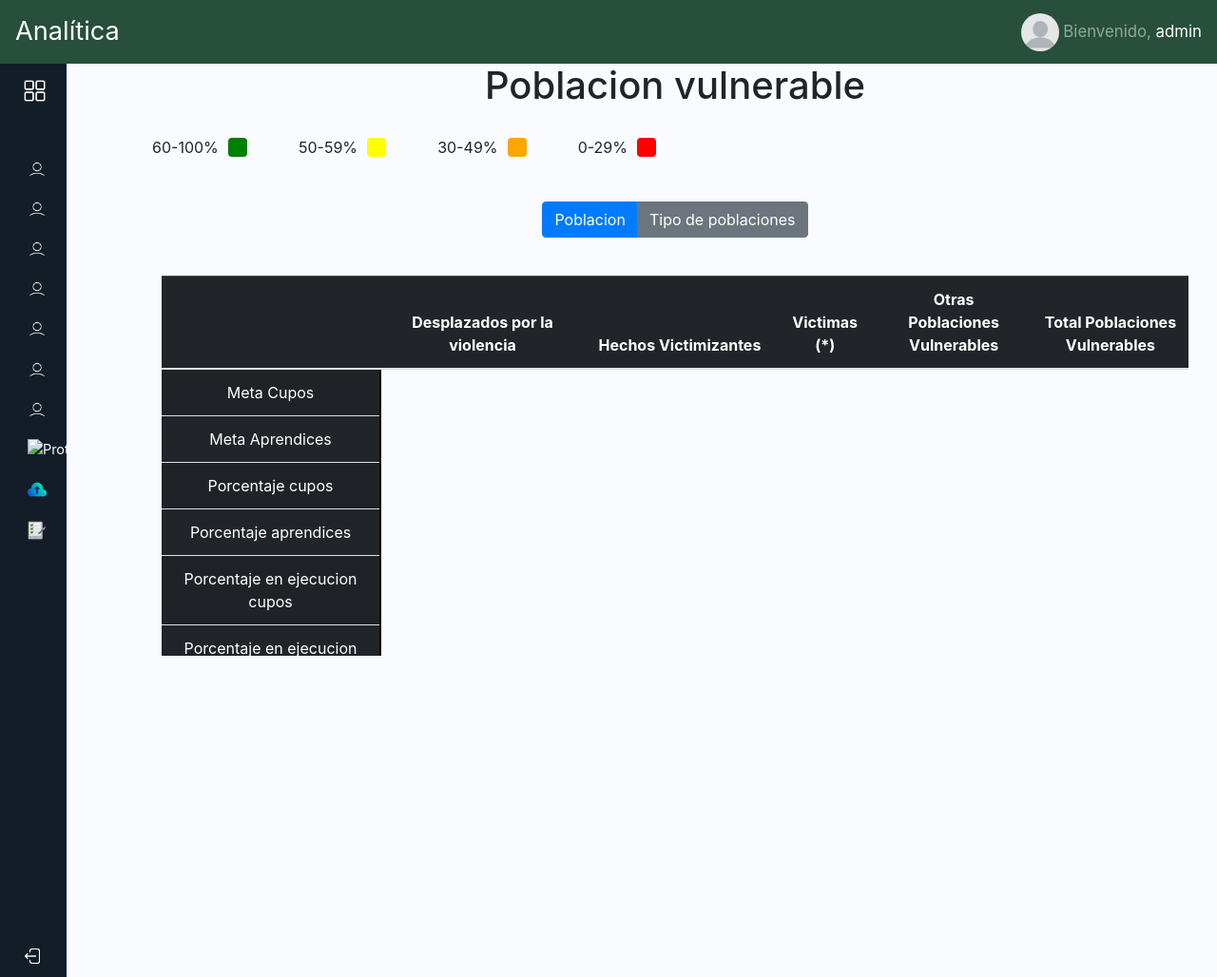
/poblacion_vulnerable_graficas/ (signed in), run on the app's committed database.
### apps/personas/models.py (models this page shows, shortened)
class Persona(AbstractBaseUser, PermissionsMixin):
    per_documento = models.IntegerField(primary_key=True)
    per_tipo_documento = models.CharField(max_length=100, choices=Tipo_documento.choices)
    email = models.EmailField(unique=True)
    per_nombres = models.CharField(max_length=60)
    per_apellidos = models.CharField(max_length=60)
    per_telefono = models.CharField(max_length=10)
    per_image = models.ImageField(upload_to='profile_pics/', null=True, blank=True, default='profile_pics/defecto.png')
    roles = models.ManyToManyField(Rol, through='Persona_rol')
    is_staff = models.BooleanField(default=False)
    is_active = models.BooleanField(default=True)
    is_superuser = models.BooleanField(default=False)
    USERNAME_FIELD = 'per_documento'
    REQUIRED_FIELDS = ['email', 'per_nombres']
    objects = UsuarioManage()

### apps/personas/views.py (the view)
# urls.py: path('poblacion_vulnerable_graficas/', views.Poblacion_vulnerable_graficas, name="poblacion_vulnerable_graficas"),
def Poblacion_vulnerable_graficas(request):
    datos_poblacion= Documento_vulnerables_poblaciones.objects.all()
    cupos = 'Cupos'
    aprendices = 'Aprendices'
    poblacion_cupos = datos_poblacion.filter(grupos_poblaciones=cupos)
    poblacion_aprendices = datos_poblacion.filter(grupos_poblaciones=aprendices)
    def porcentajes(valor):
        conversiones_de_porcentajes = []
        for poblaciones_cupos in valor:
            datos_porcentaje= poblaciones_cupos.porcentaje_ejecucion_poblaciones
            conversiones =datos_porcentaje * 100
            conversiones_de_porcentajes.append(conversiones)
        return conversiones_de_porcentajes
    conversiones_de_porcentajes_cupos = porcentajes(poblacion_cupos)
    conversiones_de_porcentajes_aprendices = porcentajes(poblacion_aprendices)
    def valores_grafica(valores):
        resultado = []
        for ejecucion in valores.values('ejecucion_poblaciones'):
           data_ejecucion = ejecucion['ejecucion_poblaciones']
           if isinstance(data_ejecucion, Decimal):
               data_ejecucion = float(data_ejecucion)
           resultado.append(data_ejecucion)
        return resultado
    def valores_grafica_meta(valores):
        resultado_meta = []
        for meta in valores.values('meta_2024_poblaciones'):
           data_meta = meta['meta_2024_poblaciones']
           if isinstance(data_meta, Decimal):
               data_meta = float(data_meta)
           resultado_meta.append(data_meta)
        return resultado_meta
    data_cupos_grafica = valores_grafica(poblacion_cupos)
    data_aprendices_grafica = valores_grafica(poblacion_aprendices)
    meta_cupos_grafica = valores_grafica_meta(poblacion_cupos)
    meta_aprendices_grafica = valores_grafica_meta(poblacion_aprendices)
    datos_grafica = data_cupos_grafica + data_aprendices_grafica
    meta_grafica = meta_cupos_grafica + meta_aprendices_grafica
    datos_tipo_poblacion= Documento_vulnerables_tipo_poblaciones.objects.all()
    cupos = 'Cupos'
    aprendices = 'Aprendices'
    tipo_poblacion_cupos = datos_tipo_poblacion.filter(grupo=cupos)
    tipo_poblacion_aprendices = datos_tipo_poblacion.filter(grupo=aprendices)
    def porcentajes_tipo_poblacion(valor):
        conversiones_de_porcentajes = []
        for tipo_poblaciones in valor:
            datos_porcentaje= tipo_poblaciones.porcentaje_ejecucion
            conversiones =datos_porcentaje * 100
            conversiones_de_porcentajes.append(conversiones)
        return conversiones_de_porcentajes
    conversiones_de_porcentajes_cupos_tipo_poblacion = porcentajes_tipo_poblacion(tipo_poblacion_cupos)
    conversiones_de_porcentajes_aprendices_tipo_poblacion = porcentajes_tipo_poblacion(tipo_poblacion_aprendices)
    def valores_grafica_tipo_poblaciones(valores):
        resultado = []
        for ejecucion in valores.values('ejecucion'):
           data_ejecucion = ejecucion['ejecucion']
           if isinstance(data_ejecucion, Decimal):
               data_ejecucion = float(data_ejecucion)
           resultado.append(data_ejecucion)
        return resultado
    def valores_grafica_meta_tipo_poblaciones(valores):
        resultado_meta = []
        for meta in valores.values('meta_2024'):
           data_meta = meta['meta_2024']
           if isinstance(data_meta, Decimal):
               data_meta = float(data_meta)
           resultado_meta.append(data_meta)
        return resultado_meta
    data_cupos_grafica_tipo_poblaciones = valores_grafica_tipo_poblaciones(tipo_poblacion_cupos)
    data_aprendices_grafica_tipo_poblaciones = valores_grafica_tipo_poblaciones(tipo_poblacion_aprendices)
    meta_cupos_grafica_tipo_poblaciones = valores_grafica_meta_tipo_poblaciones(tipo_poblacion_cupos)
    meta_aprendices_grafica_tipo_poblaciones= valores_grafica_meta_tipo_poblaciones(tipo_poblacion_aprendices)
    data_tipo_poblaciones = data_cupos_grafica_tipo_poblaciones + data_aprendices_grafica_tipo_poblaciones
    meta_tipo_poblaciones = meta_cupos_grafica_tipo_poblaciones + meta_aprendices_grafica_tipo_poblaciones
    context = {
        'poblacion_cupos':poblacion_cupos,
        'poblacion_aprendices':poblacion_aprendices,
        'conversiones_de_porcentajes_cupos':conversiones_de_porcentajes_cupos,
        'conversiones_de_porcentajes_aprendices':conversiones_de_porcentajes_aprendices,
        'datos_grafica':json.dumps(datos_grafica),
        'meta_grafica':json.dumps(meta_grafica),
        'tipo_poblacion_cupos':tipo_poblacion_cupos,
       'tipo_poblacion_aprendices':tipo_poblacion_aprendices,
       'conversiones_de_porcentajes_cupos_tipo_poblacion':conversiones_de_porcentajes_cupos_tipo_poblacion,
       'conversiones_de_porcentajes_aprendices_tipo_poblacion':conversiones_de_porcentajes_aprendices_tipo_poblacion,
       'data_tipo_poblaciones':json.dumps(data_tipo_poblaciones),
       'meta_tipo_poblaciones':json.dumps(meta_tipo_poblaciones)
    }
    return render(request,'Poblacion_vulnerable/poblacion_vulnerable_graficas.html',context)

### apps/personas/context_processors.py (called while the page is built)
def user_permissions_processor(request):
        if request.user.is_authenticated:
            user_roles = request.user.roles.all()
            user_permissions = set()
            for rol in user_roles:
                user_permissions.update(rol.permissions.values_list('codename', flat=True))
            perms_dict = {perm:True for perm in user_permissions}
        else:
            perms_dict = {}
        return{
            'perms' : perms_dict
        }

### templates/Poblacion_vulnerable/poblacion_vulnerable_graficas.html (shortened to what this page needs)
{% extends 'home.html' %}
{% block contenido %}
{%load static%}
<link rel="stylesheet" href="{% static 'bootstrap/css/general.css' %}">
<div class="main p-3">
    <div class="text-center">
        <div class="container">
            <h1 class="h1 mb-4">Poblacion vulnerable</h1>
            <div class="row align-items-center">
                <div class="col-md-6 mb-3 d-flex prueba">
                    <div class="meta">
                        60-100%
                        <div class="cuadro verde"></div>
                    </div>
                    <div class="meta">
                        50-59%
                        <div class="cuadro amarilla"></div>
                    </div>
                    <div class="meta">
                        30-49%
                        <div class="cuadro naranja"></div>
                    </div>
                    <div class="meta">
                        0-29%
                        <div class="cuadro roja"></div>
                    </div>
                </div>
            </div>
            <div class="container my-4">
                <div class="btn-group mb-3" role="group" aria-label="Basic example">
                    <button type="button" class="btn btn-primary" onclick="showChart('chart1','resultados_tabla')">Poblacion</button>
                    <button type="button" class="btn btn-secondary"  onclick="showChart('chart2','resultados_tabla2')" >Tipo de poblaciones</button>
                </div>
            </div>
            <div class="container">
                <div style="max-height: 400px; overflow-x: auto; overflow-y: auto;">
                    <table class="table table-striped table-hover data-table" id="resultados_tabla">
                        <thead class="table-dark">
                            <tr>
                                <th scope="col" style="min-width: 200px;" class="fixed-header"></th>
                                <th scope="col" style="min-width: 200px;" class="fixed-header">Desplazados por la violencia</th>
                                <th scope="col" style="min-width: 200px;" class="fixed-header">Hechos Victimizantes</th>
                                <th scope="col" style="min-width: 100px;" class="fixed-header">Victimas (*)</th>
                                <th scope="col" style="min-width: 100px;" class="fixed-header">Otras Poblaciones Vulnerables</th>
                                <th scope="col" style="min-width: 100px;" class="fixed-header">Total Poblaciones Vulnerables </th>
                            </tr>
                        </thead>
                        <tbody id="resultados">
                            <tr>
                                <td class="fixed-column">Meta Cupos</td>
                            </tr>
                            <tr>
                                <td class="fixed-column">Meta Aprendices</td>
                            </tr>
                            <tr>
                                <td class="fixed-column">Porcentaje cupos</td>
                            </tr>
                            <tr>
                                <td class="fixed-column">Porcentaje aprendices</td>
                            </tr>
                            <tr>
                                <td class="fixed-column">Porcentaje en ejecucion cupos</td>
                            </tr>
                            <tr>
                                <td class="fixed-column">Porcentaje en ejecucion aprendices</td>
                            </tr>
                        </tbody>
                    </table>
                </div>
             </div>
    </div>
</div>
{% endblock contenido %}

### templates/home.html (shortened to what this page needs)
<!DOCTYPE html>
<html lang="en">
<head>
    <link href="https://cdn.lineicons.com/4.0/lineicons.css" rel="stylesheet" />
    {%load static%}
    <link rel="stylesheet" href="{% static 'bootstrap/css/home.css'%}">
    <link rel="stylesheet" href="{% static 'bootstrap/css/navbar.css'%}">
    <link rel="stylesheet" href="{% static 'bootstrap/css/bootstrap.min.css'%}">
    <link href="https://stackpath.bootstrapcdn.com/bootstrap/4.5.2/css/bootstrap.min.css" rel="stylesheet">
</head>
<body>
    <nav class="navbar navbar-expand-lg navbar-dark navbar-custom fixed-top">
        <a class="navbar-brand" href="{% url 'personas:Home'%}">Analítica</a>
        <ul class="navbar-nav ml-auto">
            <li class="nav-item">
                {% if request.user.is_authenticated %}
                  <img src="{{ request.user.per_image.url}}" alt="Foto de perfil" class="rounded-circle" style="width: 40px; height: 40px;">
                <span class="navbar-text">Bienvenido, <a href="{% url 'personas:perfil'%}">{{ request.user.per_nombres }}</a></span>
                {% endif %}
            </li>
        </ul>
    </nav>
<section class="contenedor ">
    <div class="wrapper">
        <aside id="sidebar"  class="overflow-auto">
            <div class="d-flex">
                <button class="toggle-btn" type="button">
                    <img src="{% static 'bootstrap/img/menu.png' %}" alt="Protection Icon" style="width: 25px; height: 25px;">
                </button>
            </div>
            <ul class="sidebar-nav">
                {% if perms.can_view_admin_dashboard %}
                <li class="sidebar-item">
                    <a href="{% url 'administrador'%}" class="sidebar-link">
                        <img src="{% static 'bootstrap/img/usuario.png' %}" alt="Protection Icon" style="width: 20px; height: 20px;">
                    </a>
                </li>
                {% endif %}
                {% if perms.can_view_admin_dashboard %}
                <li class="sidebar-item">
                    <a href="{% url 'cores:modalidad_index'%}" class="sidebar-link">
                        <img src="{% static 'bootstrap/img/usuario.png' %}" alt="Protection Icon" style="width: 20px; height: 20px;">
                    </a>
                </li>
                {% endif %}
                {% if perms.can_view_admin_dashboard %}
                <li class="sidebar-item">
                    <a href="{% url 'cores:bilinguismo_index'%}" class="sidebar-link">
                        <img src="{% static 'bootstrap/img/usuario.png' %}" alt="Protection Icon" style="width: 20px; height: 20px;">
                    </a>
                </li>
                {% endif %}
                {% if perms.can_view_admin_dashboard %}
                <li class="sidebar-item">
                    <a href="{% url 'cores:centro_de_formacion_index'%}" class="sidebar-link">
                        <img src="{% static 'bootstrap/img/usuario.png' %}" alt="Protection Icon" style="width: 20px; height: 20px;">
                    </a>
                </li>
                {% endif %}
                {% if perms.can_view_admin_dashboard %}
                <li class="sidebar-item">
                    <a href="{% url 'cores:regional_index'%}" class="sidebar-link">
                        <img src="{% static 'bootstrap/img/usuario.png' %}" alt="Protection Icon" style="width: 20px; height: 20px;">
                    </a>
                </li>
                {% endif %}
                {% if perms.can_view_admin_dashboard %}
                <li class="sidebar-item">
                    <a href="{% url 'cores:nivel_formacion_index'%}" class="sidebar-link">
                        <img src="{% static 'bootstrap/img/usuario.png' %}" alt="Protection Icon" style="width: 20px; height: 20px;">
                    </a>
                </li>
                {% endif %}
                {% if perms.can_view_admin_dashboard %}
                <li class="sidebar-item">
                    <a href="{% url 'cores:meta_index'%}" class="sidebar-link">
                        <img src="{% static 'bootstrap/img/usuario.png' %}" alt="Protection Icon" style="width: 20px; height: 20px;">
                    </a>
                </li>
                {% endif %}
                {% if perms.can_view_admin_dashboard %}
                <li class="sidebar-item">
                    <a href="{% url 'cores:formacion_regular_index'%}" class="sidebar-link collapsed has-dropdown" data-bs-toggle="collapse"
                        data-bs-target="#multi" aria-expanded="false" aria-controls="multi">
                        <img src="{% static 'bootstrap/img/meta.png' %}" alt="Protection Icon" style="width: 20px; height: 20px;">
                    </a>
                </li>
                {% endif %}
                {% if perms.can_view_reporteador_dashboard %}
                <li class="sidebar-item">
                    <a href="#" class="sidebar-link collapsed has-dropdown" data-bs-toggle="collapse"
                       data-bs-target="#nuevo" aria-expanded="false" aria-controls="nuevo">
                        <img src="{% static 'bootstrap/img/carga-en-la-nube.png' %}" alt="Nuevo Icono" style="width: 20px; height: 20px;">
                    </a>
                </li>
                {% endif%}
                {% if perms.can_view_consulta_dashboard %}
                <li class="sidebar-item">
                    <a href="{% url 'cores:general'%}" class="sidebar-link collapsed has-dropdown" data-bs-toggle="collapse"
                        data-bs-target="#auth" aria-expanded="false" aria-controls="auth">
                        <img src="{% static 'bootstrap/img/reporte.png' %}" alt="Protection Icon" style="width: 20px; height: 20px;">
                    </a>
                </li>
                {% endif%}
            </ul>
            <div class="sidebar-footer">
                <a href="{% url 'personas:cierre_sesion'%}" class="sidebar-link">
                    <i><img src="{% static 'bootstrap/img/cerrar-sesion-icon.png' %}" alt="Protection Icon" style="    margin-left: -5px; width: 20px; height: 20px;"></i>
                </a>
            </div>
        </aside>
        {% block contenido%}
        {% endblock contenido%}
    </div>
    </section>
</body>
</html>

### data on the page
Persona: user.per_image (picture), user.per_nombres "admin"
